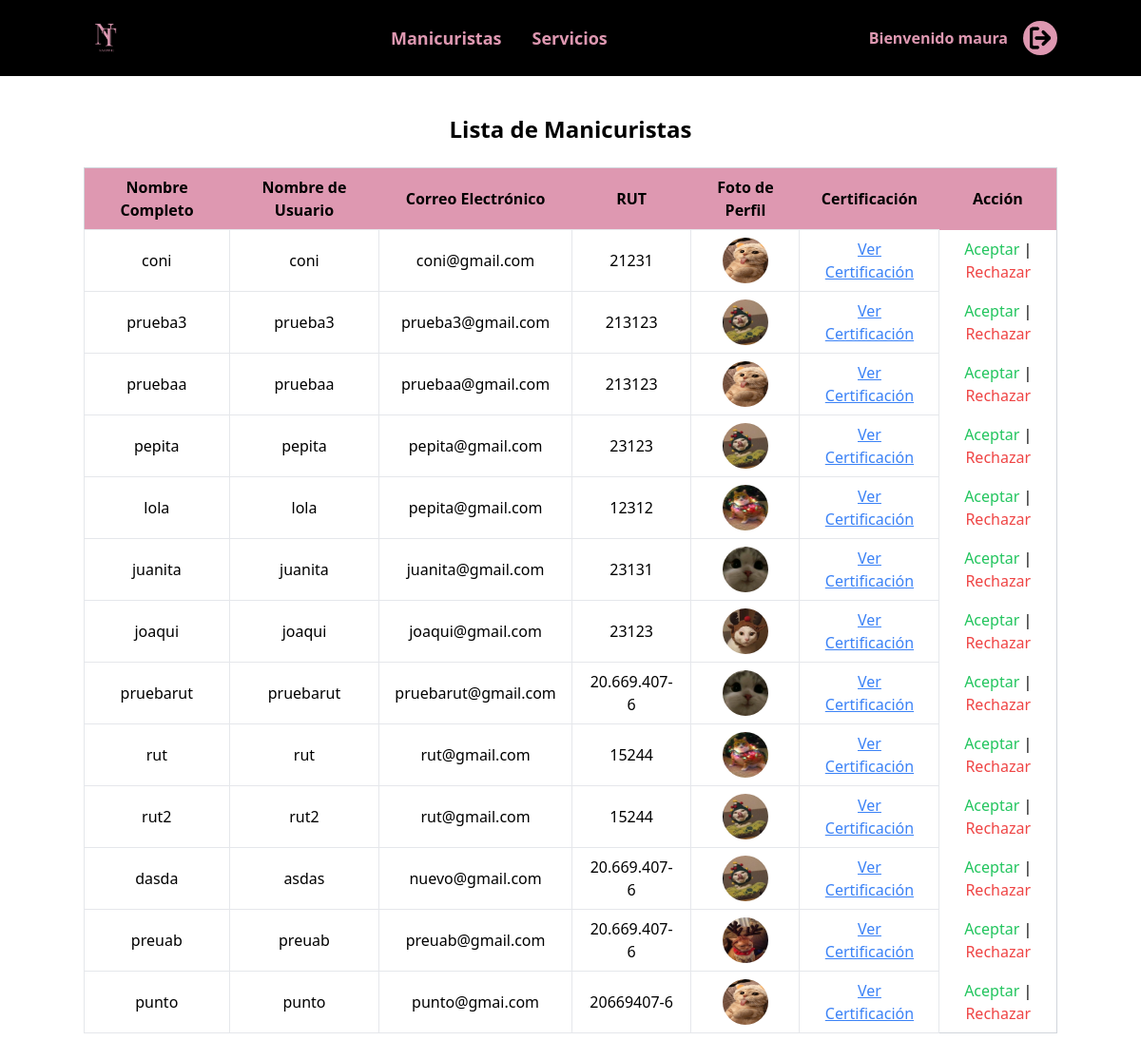
Page /manicuristas (signed in) on the committed database.
### app/models.py (models this page shows, shortened)
class Manicurista(models.Model):
    user = models.OneToOneField(User, on_delete=models.CASCADE)
    name = models.CharField(max_length=255)
    rut = models.CharField(max_length=20)
    profile_picture = models.ImageField(upload_to='profile_pictures/')
    certifications = models.FileField(upload_to='certifications/', blank=True, null=True)
    state = models.BooleanField(default=False)
    motivo_rechazo = models.TextField(blank=True, null=True)
    certificado_actualizado = models.BooleanField(default=False)

### app/views.py (the view)
        def _wrapped_view(request, *args, **kwargs):
            if request.user.is_authenticated:
                if group_name == 'manicurista':
                    manicurista = getattr(request.user, 'manicurista', None)
                    if manicurista:
                        if not manicurista.state:
                            return redirect('espera_aprobacion')
                        return view_func(request, *args, **kwargs)
                elif request.user.groups.filter(name=group_name).exists() or request.user.is_superuser:
                    return view_func(request, *args, **kwargs)
            raise PermissionDenied

### app/views.py (called while the page is built)
def group_required(group_name):
    def decorator(view_func):
        def _wrapped_view(request, *args, **kwargs):
            if request.user.is_authenticated:
                if group_name == 'manicurista':
                    manicurista = getattr(request.user, 'manicurista', None)
                    if manicurista:
                        if not manicurista.state:
                            return redirect('espera_aprobacion')
                        return view_func(request, *args, **kwargs)
                elif request.user.groups.filter(name=group_name).exists() or request.user.is_superuser:
                    return view_func(request, *args, **kwargs)
            raise PermissionDenied
        return _wrapped_view
    return decorator

@login_required
@group_required('admin')
def manicuristas(request):
    is_admin = request.user.groups.filter(name='admin').exists()
    manicuristas = Manicurista.objects.filter(state=False)
    return render(request, 'app/admin/manicuristas.html', {'manicuristas': manicuristas, 'is_admin': is_admin})

### nailtime/context_processor.py (called while the page is built)
def grupo_usuario(request):
    if request.user.is_authenticated:
        is_manicurista = request.user.groups.filter(name='manicurista').exists()
        is_cliente = request.user.groups.filter(name='cliente').exists()
    else:
        is_manicurista = False
        is_cliente = False
    return {
        'is_manicurista': is_manicurista,
        'is_cliente': is_cliente
    }

### app/templates/app/admin/manicuristas.html
{% extends 'app/base.html' %}
{% block contenido %}
<div class="min-h-screen container mx-auto py-10 h-screen">
    <h2 class="text-2xl font-bold text-center mb-6">Lista de Manicuristas</h2>
    <table class="w-full table-auto border border-gray-300">
        <thead>
            <tr class="bg-[#DE98B1]">
                <th class="px-4 py-2">Nombre Completo</th>
                <th class="px-4 py-2">Nombre de Usuario</th>
                <th class="px-4 py-2">Correo Electrónico</th>
                <th class="px-4 py-2">RUT</th>
                <th class="px-4 py-2">Foto de Perfil</th>
                <th class="px-4 py-2">Certificación</th>
                <th class="px-4 py-2">Acción</th>
            </tr>
        </thead>
        <tbody>
            {% for manicurista in manicuristas %}
            <tr class="text-center">
                <td class="border px-4 py-2">{{ manicurista.name }}</td>
                <td class="border px-4 py-2">{{ manicurista.user.username }}</td>
                <td class="border px-4 py-2">{{ manicurista.user.email }}</td>
                <td class="border px-4 py-2">{{ manicurista.rut }}</td>
                <td class="border px-4 py-2">
                    {% if manicurista.profile_picture %}
                        <img src="{{ manicurista.profile_picture.url }}" alt="Foto de Perfil" class="w-12 h-12 rounded-full mx-auto">
                    {% else %}
                        Sin foto
                    {% endif %}
                </td>
                <td class="border px-4 py-2">
                    {% if manicurista.certifications %}
                        <a href="{{ manicurista.certifications.url }}" target="_blank" class="text-blue-500 underline">Ver Certificación</a>
                    {% else %}
                        Sin certificación
                    {% endif %}
                </td>
                <td>
                    {% if not manicurista.state %}
                        <a href="{% url 'aprobar_manicurista' manicurista.id %}" class="text-green-500">Aceptar</a> |
                    {% endif %}
                    <a href="{% url 'rechazar_manicurista' manicurista.id %}" class="text-red-500">Rechazar</a>
                </td>
            </tr>
            {% endfor %}
        </tbody>
    </table>
</div>
{% endblock %}

### app/templates/app/base.html (shortened to what this page needs)
<!DOCTYPE html>
<html lang="en">
<head>
    {% load static %}
    <script src="https://cdn.tailwindcss.com"></script>
    <link href="https://cdn.jsdelivr.net/npm/fullcalendar@6.1.8/index.global.min.css" rel="stylesheet">
</head>
<body>
    <header class="bg-black text-[#DE98B1] py-4">
        <div class="container mx-auto flex justify-between items-center">
            <div class="flex items-center space-x-4">
                <a href="{% url 'home' %}">
                    <img src="{% static 'img/logo.png' %}" alt="NailTime Logo" class="w-12 h-12">
                </a>
            </div>
            <nav class="flex-1">
                <ul class="flex justify-center items-center text-lg space-x-8">
                    {% if user.is_authenticated %}
                    {% if is_manicurista %}
                    <li>
                        <a href="{% url 'reservasdia' %}"
                            class="text-[#DE98B1] font-semibold hover:text-pink-500">Reservas del Día</a>
                    </li>
                    <li>
                        <a href="{% url 'reservamensual' %}"
                            class="text-[#DE98B1] font-semibold hover:text-pink-500">Reservas del Mes</a>
                    </li>
                    {% elif is_cliente %}
                    <li>
                        <a href="{% url 'misreservas' %}" class="text-[#DE98B1] font-semibold hover:text-pink-500">Mis
                            Reservas</a>
                    </li>
                    {% elif is_admin or user.is_superuser %}
                    <li>
                        <a href="{% url 'manicuristas' %}"
                            class="text-[#DE98B1] font-semibold hover:text-pink-500">Manicuristas</a>
                    </li>
                    <li>
                        <a href="{% url 'servicios' %}"
                            class="text-[#DE98B1] font-semibold hover:text-pink-500">Servicios</a>
                    </li>
                    {% endif %}
                    {% endif %}
                </ul>
            </nav>
            <div class="flex items-center">
                {% if user.is_authenticated %}
                <h1 class="flex items-center justify-center text-[#DE98B1] font-semibold mr-4">Bienvenido
                    {{user.username}}</h1>
                <a href="{% url 'logout' %}">
                    <img src="{% static 'img/logout.png' %}" alt="Cerrar sesión" class="w-9 h-9 rounded-full">
                </a>
                {% else %}
                <a href="{% url 'login' %}">
                    <img src="{% static 'img/login.png' %}" alt="Iniciar sesión" class="w-10 h-10 rounded-full">
                </a>
                {% endif %}
            </div>
        </div>
    </header>
    <div id="contenido" class="">
        {% block contenido %}
        {% endblock %}
    </div>
</body>
</html>

### rows in the picture
Manicurista: name "coni", user.username "coni", user.email "coni@gmail.com", rut "21231", profile_picture (picture), state "Aceptar"
Manicurista: name "prueba3", user.username "prueba3", user.email "prueba3@gmail.com", rut "213123", profile_picture (picture), state "Aceptar"
Manicurista: name "pruebaa", user.username "pruebaa", user.email "pruebaa@gmail.com", rut "213123", profile_picture (picture), state "Aceptar"
Manicurista: name "pepita", user.username "pepita", user.email "pepita@gmail.com", rut "23123", profile_picture (picture), state "Aceptar"
Manicurista: name "lola", user.username "lola", user.email "pepita@gmail.com", rut "12312", profile_picture (picture), state "Aceptar"
Manicurista: name "juanita", user.username "juanita", user.email "juanita@gmail.com", rut "23131", profile_picture (picture), state "Aceptar"
Manicurista: name "joaqui", user.username "joaqui", user.email "joaqui@gmail.com", rut "23123", profile_picture (picture), state "Aceptar"
Manicurista: name "pruebarut", user.username "pruebarut", user.email "pruebarut@gmail.com", rut "20.669.407-6", profile_picture (picture), state "Aceptar"
Manicurista: name "rut", user.username "rut", user.email "rut@gmail.com", rut "15244", profile_picture (picture), state "Aceptar"
Manicurista: name "rut2", user.username "rut2", user.email "rut@gmail.com", rut "15244", profile_picture (picture), state "Aceptar"
Manicurista: name "dasda", user.username "asdas", user.email "nuevo@gmail.com", rut "20.669.407-6", profile_picture (picture), state "Aceptar"
Manicurista: name "preuab", user.username "preuab", user.email "preuab@gmail.com", rut "20.669.407-6", profile_picture (picture), state "Aceptar"
Manicurista: name "punto", user.username "punto", user.email "punto@gmai.com", rut "20669407-6", profile_picture (picture), state "Aceptar"

### other values in the picture
{{ user.username }} "maura"
